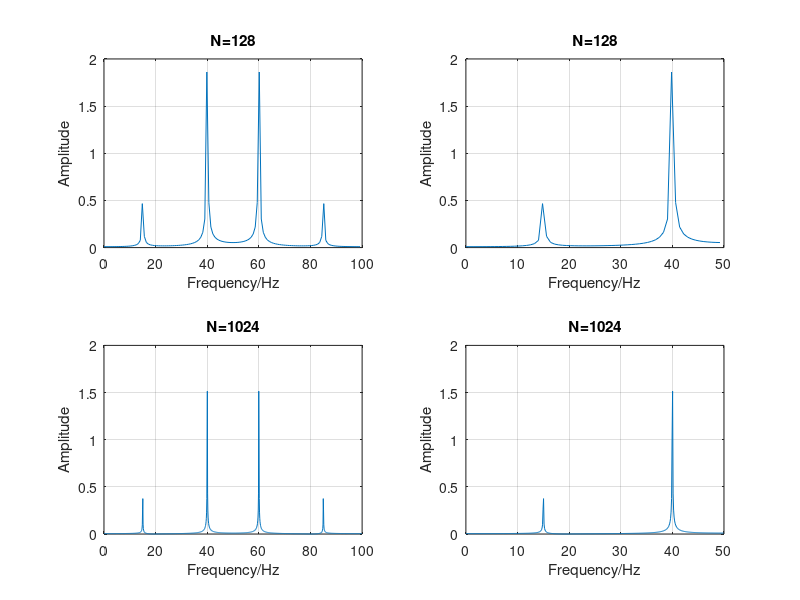

Write the MATLAB code that produced this figure.
%% x=0.5*sin(2*pi*15*t)+2*sin(2*pi*40*t), 采样频率fs=100Hz，分别绘制N=128、1024点幅频图
% fs=100Hz，Nyquist频率为fs/2=50Hz。整个频谱图是以Nyquist频率为对称轴的。
% 并且可以明显识别出信号中含有两种频率成分：15Hz和40Hz。
% 由此可以知道FFT变换数据的对称性。因此用FFT对信号做谱分析，
% 只需考察0~Nyquist频率范围内的福频特性。若没有给出采样频率和采样间隔，
% 则分析通常对归一化频率0~1进行。另外，振幅的大小与所用采样点数有关，
% 采用128点和1024点的相同频率的振幅是有不同的表现值，但在同一幅图中，
% 40Hz与15Hz振动幅值之比均为4：1，与真实振幅0.5：2是一致的。
% 为了与真实振幅对应，需要将变换后结果乘以2除以N。


%对信号采样数据为128点的处理
clf;
fs = 100;
N = 128;			%采样频率和数据点数
n = 0:N-1;
t = n/fs;			%时间序列

x=0.5*sin(2*pi*15*t)+2*sin(2*pi*40*t); %信号

y = fft(x,N);		%对信号进行快速fourier变换
mag = abs(y);		%求得Fourier变换后的幅值

f = n*fs/N;			%频率序列

subplot(2,2,1);		%绘出随频率变化的振幅
plot(f,mag*2/N);
xlabel('Frequency/Hz');
ylabel('Amplitude');title('N=128');grid on;

subplot(2,2,2);
plot(f(1:N/2),mag(1:N/2)*2/N); %绘出Nyquist频率之前随频率变化的振幅
xlabel('Frequency/Hz');
ylabel('Amplitude');title('N=128');grid on;


%对信号采样数据为1024点的处理
fs=100;
N=1024;
n=0:N-1;
t=n/fs;

x=0.5*sin(2*pi*15*t)+2*sin(2*pi*40*t); %信号

y=fft(x,N);    %对信号进行快速Fourier变换
mag=abs(y);    %求取Fourier变换的振幅
f=n*fs/N;

subplot(2,2,3),plot(f,mag*2/N); %绘出随频率变化的振幅
xlabel('Frequency/Hz');
ylabel('Amplitude');title('N=1024');grid on;

subplot(2,2,4)
plot(f(1:N/2),mag(1:N/2)*2/N); %绘出Nyquist频率之前随频率变化的振幅
xlabel('Frequency/Hz');
ylabel('Amplitude');title('N=1024');grid on;